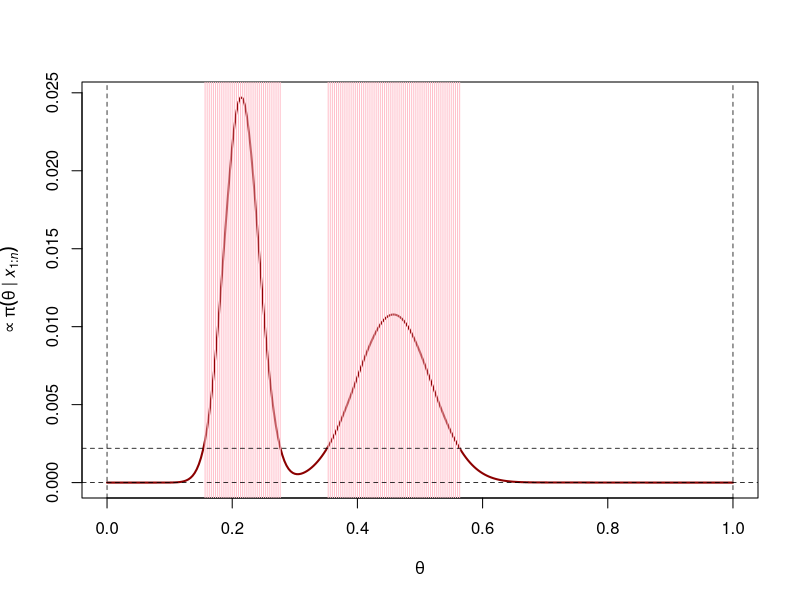
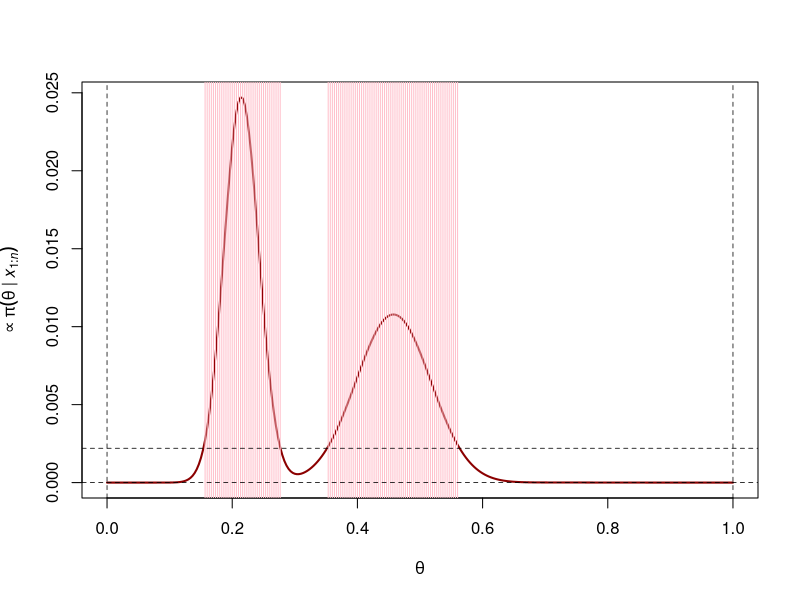
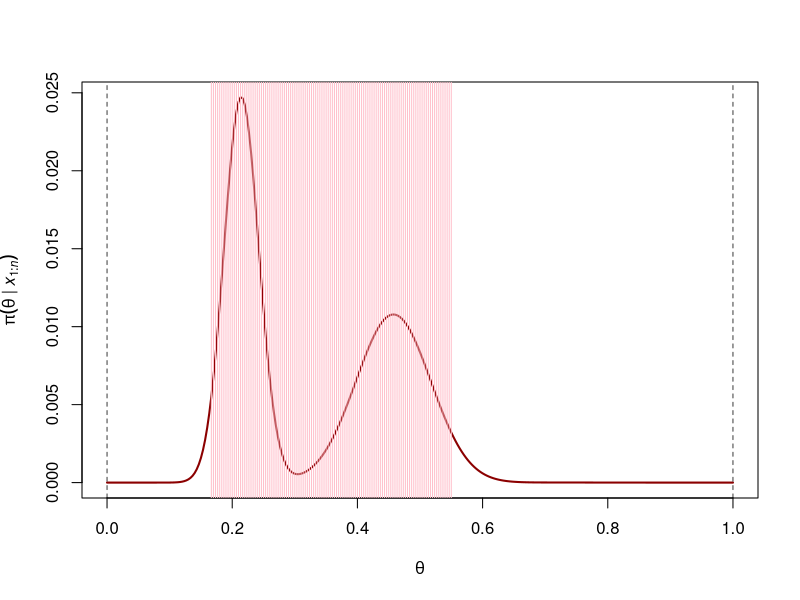

Write R code to recreate these figures, in order.
## ---- chunk 1
knitr::opts_chunk$set(echo = TRUE, fig.width = 10, out.width = "100%")
## ---- chunk 2
set.seed(4010)
n = 20
x = rbinom(n, 1, .4)
prior = function(theta) {
  (3*dnorm(theta,.2,.03) 
   +2*dnorm(theta,.5,.07)
   +6*dnorm(theta,.9,.07))*(theta>=0)*(theta<=1)
}
posterior = function(theta, x) {
	n = length(x)
	s = sum(x)
	theta^s *(1-theta)^(n-s) *prior(theta)
}
## ---- chunk 3
hpd_keith = function(x, posterior, support=c(0,1), n=301, alpha=0.005, plot=TRUE){
	# step 1: values of posterior at different values of theta in the support
	theta = seq(from=support[1], to=support[2], length=n)
	d = posterior(theta, x)
	d = d/sum(d)
	# step 2: find the theta that satisfy the credibility requirement 
	O = order(d, decreasing=TRUE)
	N = sum(cumsum(d[O])<1-alpha) +1
	selected = theta[O[1:N]]
	# step 3: plot
	if (plot) {
	  plot(theta, d, type="l", lwd=2, col="red4",
	       xlab=bquote(theta),
	       ylab=bquote(symbol("\265")~pi(theta~"|"~italic(x[1:n]))))
	  abline(v=selected, col="pink")
	  abline(h=c(0,d[O[N]]), v=support, lty=2, lwd=.75)
	}
}
hpd_keith(x, posterior, alpha=0.05)
## ---- chunk 4
hpd_naive = function(x, posterior, support=c(0,1), n=301, alpha=0.005, plot=TRUE){
	# step 1: values of posterior at different values of theta in the support
	theta = seq(from=support[1], to=support[2], length=n)
	d = posterior(theta, x)
	d = d/sum(d)
	# step 2: find the theta that satisfy the credibility requirement 
	n = length(d)
	dDsc = sort(d, decreasing=TRUE)
	selected = rep(0, n)
	for (N in 1:n) {
	  if (sum(dDsc[1:N]) > 1-alpha)
	    break
	}
	cutoff = dDsc[N]
	# step 3: plot
	if (plot) {
	  plot(theta, d, type="l", lwd=2, col="red4",
	       xlab=bquote(theta),
	       ylab=bquote(symbol("\265")~pi(theta~"|"~italic(x[1:n]))))
	  abline(v=theta[which(d>cutoff)], col="pink")
	  abline(h=c(0,cutoff), v=support, lty=2, lwd=.75)
	}
}
hpd_naive(x, posterior, alpha=0.05)
## ---- chunk 5
library(microbenchmark)
speed = microbenchmark(keith=hpd_keith(x, posterior, n=10000, plot=FALSE),
                       naive=hpd_naive(x, posterior, n=10000, plot=FALSE))
print(speed)
## ---- chunk 6
et = function(x, posterior, support=c(0,1), n=301, alpha=0.005, plot=TRUE){
	# step 1: values of posterior at different values of theta in the support
	theta = seq(from=support[1], to=support[2], length=n)
	d = posterior(theta, x)
	d = d/sum(d)
	# step 2: find the theta that satisfy the credibility requirement 
	csd = cumsum(d)
	L = sum(csd < alpha/2)
	U = sum(csd < 1-alpha/2)
	# step 3: plot
	if (plot) {
	  plot(theta, d, type="l", lwd=2, col="red4",
	       xlab=bquote(theta),
	       ylab=bquote(pi(theta~"|"~italic(x[1:n]))))
	  abline(v=theta[L:U], col="pink")
	  abline(v=c(support,L,U), lty=2, lwd=.75)
	}
}
et(x, posterior, alpha=0.05)
## ---- chunk 7
library(microbenchmark)
speed = microbenchmark(hpd=hpd_keith(x, posterior, n=10000, plot=FALSE),
                       et=et(x, posterior, n=10000, plot=FALSE))
print(speed)
